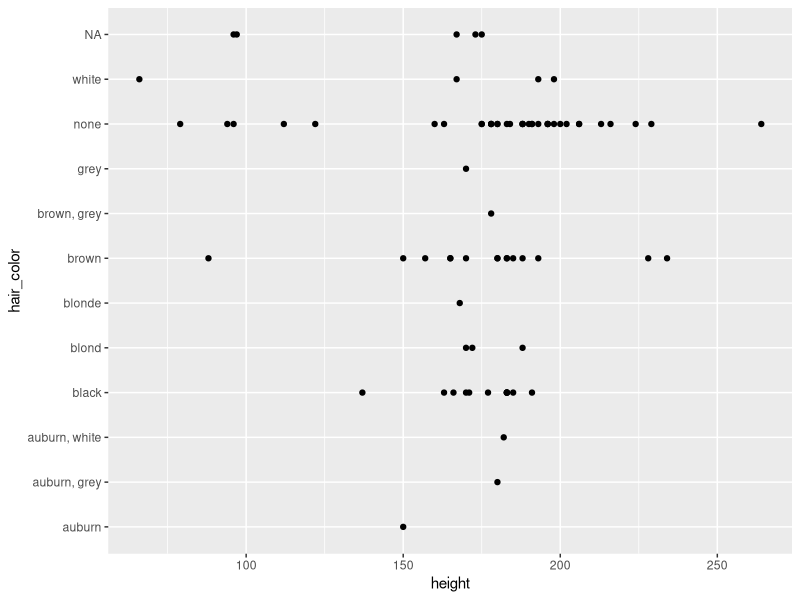
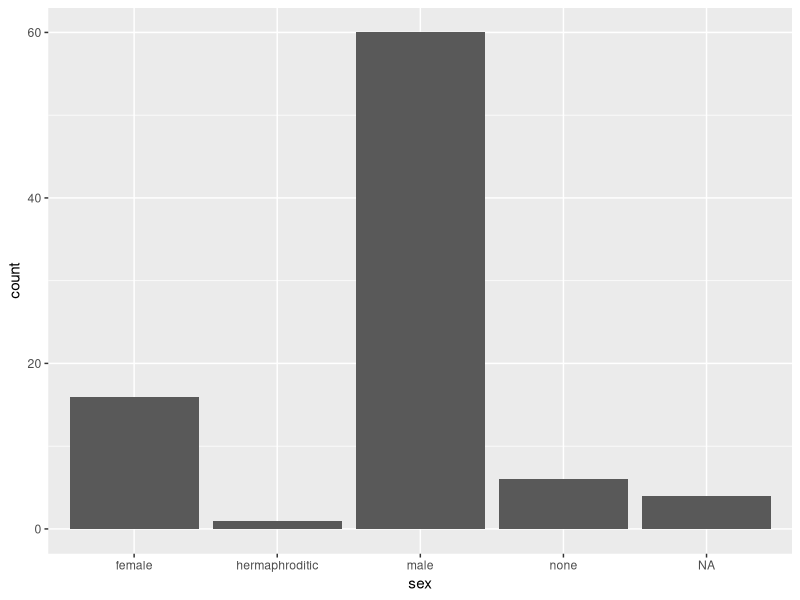

The R script that drew these images, in order:
## ---- chunk 1
# Cargue la biblioteca que contiene su conjunto de datos aquí:
library(dplyr)
## ---- chunk 2
# Escriba el código R aquí para cargar su archivo de datos
library(dplyr)
library(ggplot2)
## ---- chunk 3
ggplot(data = starwars) + geom_point(mapping =  aes(x =height, y =hair_color ))

## ---- chunk 4
ggplot(data = starwars) + geom_bar(mapping =  aes(x =sex ))
